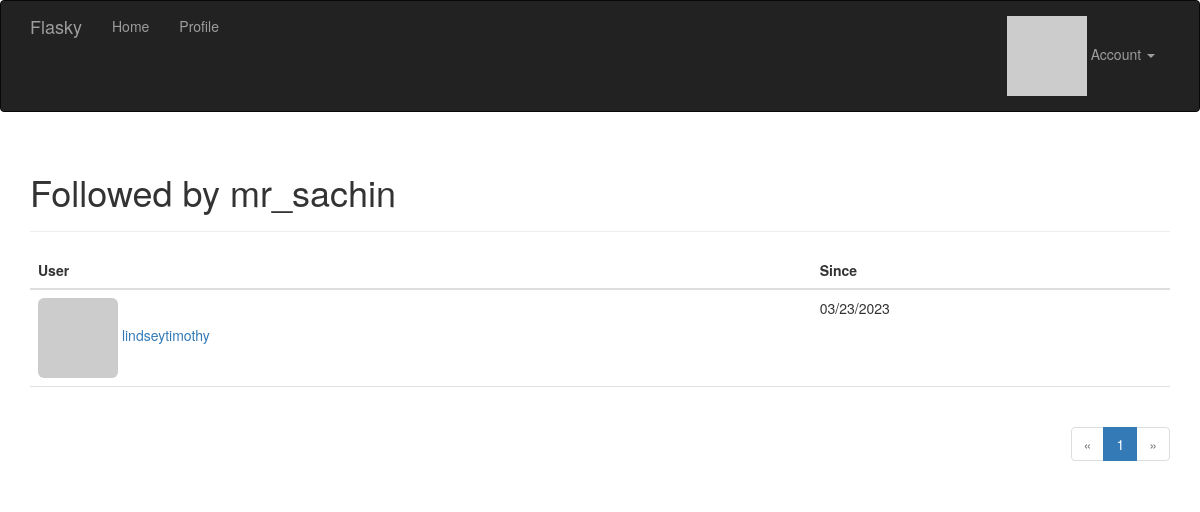
Page /followed_by/mr_sachin (signed in) on the committed database.
### app/models.py (models this page shows, shortened)
class User(UserMixin, db.Model):
    __tablename__ = 'users'
    id = db.Column(db.Integer, primary_key=True)
    email = db.Column(db.String(64), unique=True, index=True)
    username = db.Column(db.String(64), unique=True, index=True)
    role_id = db.Column(db.Integer, db.ForeignKey('roles.id'))
    password_hash = db.Column(db.String(128))
    confirmed = db.Column(db.Boolean, default=False)
    name = db.Column(db.String(64))
    location = db.Column(db.String(64))
    about_me = db.Column(db.Text())
    member_since = db.Column(db.DateTime(), default=datetime.utcnow)
    last_seen = db.Column(db.DateTime(), default=datetime.utcnow)
    avatar_hash = db.Column(db.String(32))
    posts = db.relationship('Post', backref='author', lazy='dynamic')
    followed = db.relationship('Follow',
                               foreign_keys=[Follow.follower_id],
                               backref=db.backref('follower', lazy='joined'),
                               lazy='dynamic',
                               cascade='all, delete-orphan')
    followers = db.relationship('Follow',
                                foreign_keys=[Follow.followed_id],
                                backref=db.backref('followed', lazy='joined'),
                                lazy='dynamic',
                                cascade='all, delete-orphan')
    comments = db.relationship('Comment', backref='author', lazy='dynamic')
    @property
    def password(self):
        raise AttributeError('password is not a readable attribute')
    def can(self, perm):
        return self.role is not None and self.role.has_permission(perm)
    def ping(self):
        self.last_seen = datetime.utcnow()
        db.session.add(self)
    def gravatar(self, size=100, default='identicon', rating='g'):
        url = 'https://secure.gravatar.com/avatar'
        hash = self.avatar_hash or self.gravatar_hash()
        return '{url}/{hash}?s={size}&d={default}&r={rating}'.format(
            url=url, hash=hash, size=size, default=default, rating=rating)

class Follow(db.Model):
    __tablename__ = 'follows'
    follower_id = db.Column(db.Integer, db.ForeignKey('users.id'),
                            primary_key=True)
    followed_id = db.Column(db.Integer, db.ForeignKey('users.id'),
                            primary_key=True)
    timestamp = db.Column(db.DateTime, default=datetime.utcnow)

### app/main/views.py (the view)
@main.route('/followed_by/<username>')
def followed_by(username):
    user = User.query.filter_by(username=username).first()
    if user is None:
        flash('Invalid user.')
        return redirect(url_for('.index'))
    page = request.args.get('page', 1, type=int)
    pagination = user.followed.paginate(
        page=page, per_page=current_app.config['FLASKY_FOLLOWERS_PER_PAGE'],
        error_out=False)
    follows = [{'user': item.followed, 'timestamp': item.timestamp}
               for item in pagination.items]
    return render_template('followers.html', user=user, title="Followed by",
                           endpoint='.followed_by', pagination=pagination,
                           follows=follows)

### app/auth/views.py (called while the page is built)
@auth.before_app_request
def before_request():
    if current_user.is_authenticated:
        current_user.ping()
        if not current_user.confirmed \
                and request.endpoint \
                and request.blueprint != 'auth' \
                and request.endpoint != 'static':
            return redirect(url_for('auth.unconfirmed'))

### app/main/__init__.py (called while the page is built)
@main.app_context_processor
def inject_permissions():
    return dict(Permission=Permission)

### app/main/views.py (called while the page is built)
@main.after_app_request
def after_request(response):
    for query in get_debug_queries():
        if query.duration >= current_app.config['FLASKY_SLOW_DB_QUERY_TIME']:
            current_app.logger.warning(
                'Slow query: %s\nParameters: %s\nDuration: %fs\nContext: %s\n'
                % (query.statement, query.parameters, query.duration,
                   query.context))
    return response

### app/models.py (called while the page is built)
@login_manager.user_loader
def load_user(user_id):
    return User.query.get(int(user_id))

    def has_permission(self, perm):
        return self.permissions & perm == perm

### app/templates/followers.html (shortened to what this page needs)
{% extends "base.html" %}
{% import "_macros.html" as macros %}
{% block page_content %}
<div class="page-header">
    <h1>{{ title }} {{ user.username }}</h1>
</div>
<table class="table table-hover followers">
    <thead><tr><th>User</th><th>Since</th></tr></thead>
    {% for follow in follows %}
    {% if follow.user != user %}
    <tr>
        <td>
            <a href="{{ url_for('.user', username = follow.user.username) }}">
                <img class="img-rounded" src="{{ follow.user.gravatar(size=32) }}">
                {{ follow.user.username }}
            </a>
        </td>
        <td>{{ moment(follow.timestamp).format('L') }}</td>
    </tr>
    {% endif %}
    {% endfor %}
</table>
<div class="pagination">
    {{ macros.pagination_widget(pagination, endpoint, username = user.username) }}
</div>
{% endblock %}

### app/static/styles.css (style rules this page uses)
div.pagination { width: 100%; text-align: right; padding: 0px; margin: 0px; }
.table.followers tr { border-bottom: 1px solid #e0e0e0; }

### rows in the picture
User: username "mr_sachin"
User: user.username "lindseytimothy"
Follow: timestamp "03/23/2023"

### other values in the picture
{{ title }} "Followed by"
{{ p }} "1"
